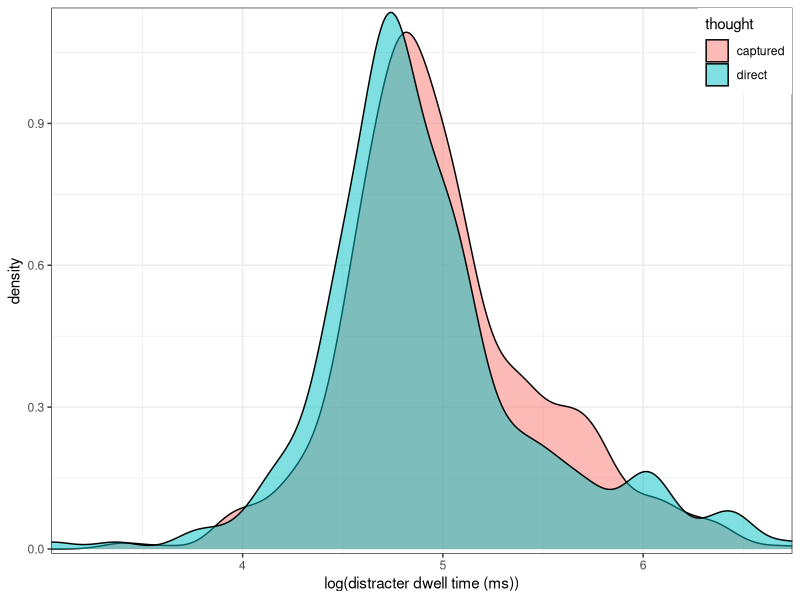

The R source for this figure:
library(ggplot2)
library(dplyr)


fDat = read.csv("aoiFixationData.csv")
rDat = read.csv("response.csv")





rDist = filter(rDat, lookedAtDist)

for (ii in 1:nrow(rDist))
{
	tr = rDist$trial[ii]
	ob = rDist$observer[ii]
	trialFix = filter(fDat, observer==ob, trial==tr)
	distFix = filter(trialFix, aoi2=="distracter")
	rDist$distDwell[ii] = sum(distFix$dur)
}



adat  = (rDist
		%>% group_by(observer, thought, congC) 
		%>% summarise(
			medianDwell=median(distDwell),
			nTrials = length(distDwell)))

write.csv( adat, "distracterDwellTimes.txt", row.names=FALSE)

plt = ggplot(rDist , aes(x=log(distDwell), fill=thought)) + geom_density(alpha=0.5)
plt = plt + scale_x_continuous("log(distracter dwell time (ms))", expand=c(0,0))
plt = plt + scale_y_continuous(expand=c(0,0.01))
plt = plt + theme_bw() + theme(legend.justification=c(1,1), legend.position=c(1,1))

ggsave("../graphs/dwellTime.pdf")